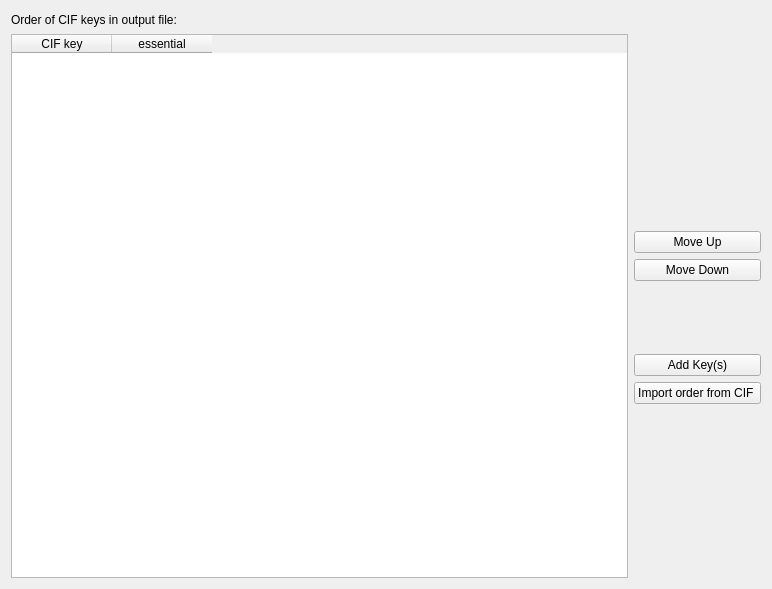
<?xml version="1.0" encoding="UTF-8"?>
<ui version="4.0">
 <class>CifOrderForm</class>
 <widget class="QWidget" name="CifOrderForm">
  <property name="geometry">
   <rect>
    <x>0</x>
    <y>0</y>
    <width>772</width>
    <height>589</height>
   </rect>
  </property>
  <property name="windowTitle">
   <string>Form</string>
  </property>
  <layout class="QGridLayout" name="gridLayout">
   <item row="5" column="1">
    <spacer name="verticalSpacer_2">
     <property name="orientation">
      <enum>Qt::Vertical</enum>
     </property>
     <property name="sizeHint" stdset="0">
      <size>
       <width>20</width>
       <height>150</height>
      </size>
     </property>
    </spacer>
   </item>
   <item row="4" column="1">
    <layout class="QVBoxLayout" name="verticalLayout">
     <item>
      <widget class="QPushButton" name="moveUpPushButton">
       <property name="text">
        <string>Move Up</string>
       </property>
      </widget>
     </item>
     <item>
      <widget class="QPushButton" name="moveDownPushButton">
       <property name="text">
        <string>Move Down</string>
       </property>
      </widget>
     </item>
     <item>
      <spacer name="verticalSpacer">
       <property name="orientation">
        <enum>Qt::Vertical</enum>
       </property>
       <property name="sizeHint" stdset="0">
        <size>
         <width>20</width>
         <height>40</height>
        </size>
       </property>
      </spacer>
     </item>
     <item>
      <widget class="QPushButton" name="addKeyPushButton">
       <property name="whatsThis">
        <string>Add a single or more CIF keywords to the list.</string>
       </property>
       <property name="text">
        <string>Add Key(s)</string>
       </property>
      </widget>
     </item>
     <item>
      <widget class="QPushButton" name="importCifPushButton">
       <property name="whatsThis">
        <string>&lt;html&gt;&lt;head/&gt;&lt;body&gt;&lt;p&gt;The order of CIF keywords in the imported CIF defines the order in the list and therefore the order in the output CIF of FinalCif.&lt;/p&gt;&lt;/body&gt;&lt;/html&gt;</string>
       </property>
       <property name="text">
        <string>Import order from CIF </string>
       </property>
      </widget>
     </item>
    </layout>
   </item>
   <item row="1" column="0">
    <widget class="QLabel" name="helpTextLabel">
     <property name="text">
      <string>Order of CIF keys in output file:</string>
     </property>
    </widget>
   </item>
   <item row="1" column="1" rowspan="2">
    <spacer name="verticalSpacer_3">
     <property name="orientation">
      <enum>Qt::Vertical</enum>
     </property>
     <property name="sizeHint" stdset="0">
      <size>
       <width>20</width>
       <height>40</height>
      </size>
     </property>
    </spacer>
   </item>
   <item row="3" column="1">
    <spacer name="verticalSpacer_4">
     <property name="orientation">
      <enum>Qt::Vertical</enum>
     </property>
     <property name="sizeHint" stdset="0">
      <size>
       <width>20</width>
       <height>40</height>
      </size>
     </property>
    </spacer>
   </item>
   <item row="2" column="0" rowspan="4">
    <widget class="QTableWidget" name="cifOrderTableWidget">
     <column>
      <property name="text">
       <string>CIF key</string>
      </property>
     </column>
     <column>
      <property name="text">
       <string>essential</string>
      </property>
     </column>
    </widget>
   </item>
  </layout>
 </widget>
 <resources/>
 <connections/>
</ui>
